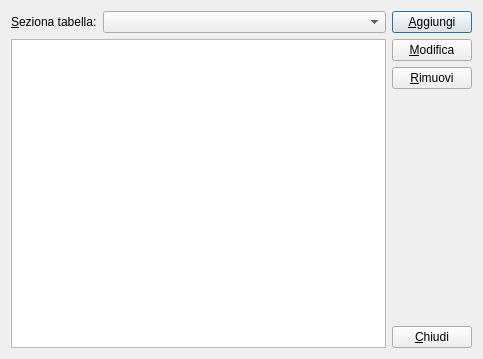
<?xml version="1.0" encoding="UTF-8"?>
<ui version="4.0">
 <class>TableSetupDialog</class>
 <widget class="QDialog" name="TableSetupDialog">
  <property name="geometry">
   <rect>
    <x>0</x>
    <y>0</y>
    <width>483</width>
    <height>359</height>
   </rect>
  </property>
  <property name="windowTitle">
   <string>Dialog</string>
  </property>
  <layout class="QHBoxLayout" name="horizontalLayout_2">
   <item>
    <layout class="QVBoxLayout" name="verticalLayout_2">
     <item>
      <layout class="QHBoxLayout" name="horizontalLayout" stretch="0,1">
       <item>
        <widget class="QLabel" name="label">
         <property name="text">
          <string>&amp;Seziona tabella:</string>
         </property>
         <property name="buddy">
          <cstring>comboBox</cstring>
         </property>
        </widget>
       </item>
       <item>
        <widget class="QComboBox" name="comboBox"/>
       </item>
      </layout>
     </item>
     <item>
      <widget class="QTableView" name="tableView">
       <property name="editTriggers">
        <set>QAbstractItemView::NoEditTriggers</set>
       </property>
       <property name="tabKeyNavigation">
        <bool>false</bool>
       </property>
       <property name="alternatingRowColors">
        <bool>true</bool>
       </property>
       <property name="selectionMode">
        <enum>QAbstractItemView::SingleSelection</enum>
       </property>
       <attribute name="horizontalHeaderStretchLastSection">
        <bool>true</bool>
       </attribute>
      </widget>
     </item>
    </layout>
   </item>
   <item>
    <layout class="QVBoxLayout" name="verticalLayout">
     <item>
      <widget class="QPushButton" name="addButton">
       <property name="text">
        <string>&amp;Aggiungi</string>
       </property>
       <property name="default">
        <bool>true</bool>
       </property>
      </widget>
     </item>
     <item>
      <widget class="QPushButton" name="pushButton_2">
       <property name="text">
        <string>&amp;Modifica</string>
       </property>
      </widget>
     </item>
     <item>
      <widget class="QPushButton" name="remobeButton">
       <property name="text">
        <string>&amp;Rimuovi</string>
       </property>
      </widget>
     </item>
     <item>
      <spacer name="verticalSpacer">
       <property name="orientation">
        <enum>Qt::Vertical</enum>
       </property>
       <property name="sizeHint" stdset="0">
        <size>
         <width>20</width>
         <height>40</height>
        </size>
       </property>
      </spacer>
     </item>
     <item>
      <widget class="QPushButton" name="pushButton">
       <property name="text">
        <string>&amp;Chiudi</string>
       </property>
      </widget>
     </item>
    </layout>
   </item>
  </layout>
 </widget>
 <resources/>
 <connections>
  <connection>
   <sender>pushButton</sender>
   <signal>clicked()</signal>
   <receiver>TableSetupDialog</receiver>
   <slot>close()</slot>
   <hints>
    <hint type="sourcelabel">
     <x>451</x>
     <y>330</y>
    </hint>
    <hint type="destinationlabel">
     <x>451</x>
     <y>270</y>
    </hint>
   </hints>
  </connection>
  <connection>
   <sender>remobeButton</sender>
   <signal>clicked()</signal>
   <receiver>TableSetupDialog</receiver>
   <slot>removeRecord()</slot>
   <hints>
    <hint type="sourcelabel">
     <x>472</x>
     <y>90</y>
    </hint>
    <hint type="destinationlabel">
     <x>400</x>
     <y>85</y>
    </hint>
   </hints>
  </connection>
  <connection>
   <sender>addButton</sender>
   <signal>clicked()</signal>
   <receiver>TableSetupDialog</receiver>
   <slot>addRecord()</slot>
   <hints>
    <hint type="sourcelabel">
     <x>441</x>
     <y>22</y>
    </hint>
    <hint type="destinationlabel">
     <x>444</x>
     <y>86</y>
    </hint>
   </hints>
  </connection>
  <connection>
   <sender>pushButton_2</sender>
   <signal>clicked()</signal>
   <receiver>TableSetupDialog</receiver>
   <slot>updateRecord()</slot>
   <hints>
    <hint type="sourcelabel">
     <x>472</x>
     <y>61</y>
    </hint>
    <hint type="destinationlabel">
     <x>405</x>
     <y>140</y>
    </hint>
   </hints>
  </connection>
  <connection>
   <sender>tableView</sender>
   <signal>doubleClicked(QModelIndex)</signal>
   <receiver>TableSetupDialog</receiver>
   <slot>updateRecord()</slot>
   <hints>
    <hint type="sourcelabel">
     <x>178</x>
     <y>211</y>
    </hint>
    <hint type="destinationlabel">
     <x>413</x>
     <y>214</y>
    </hint>
   </hints>
  </connection>
 </connections>
 <slots>
  <slot>addRecord()</slot>
  <slot>removeRecord()</slot>
  <slot>updateRecord()</slot>
 </slots>
</ui>
